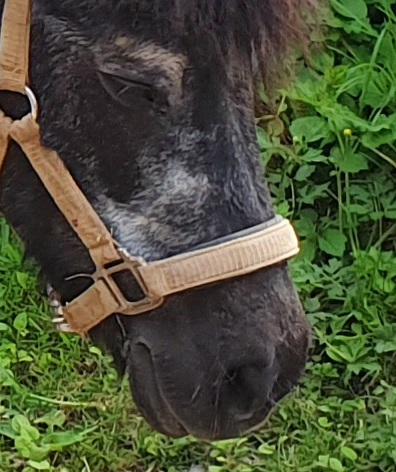
#> input picture A2-06___HorseDetail.jpg, 396 x 472 px
$ python A2-06___FFTInterpolatedZeroPadding.py
#> lines starting #> are read from the running program, lines starting #| are printed output that depends on the picture
# -*- coding: utf-8 -*-
"""
Part I Autumn Term
Lecture 2: Frequency domain analysis

Fast Fourier Transform - interpolated zero padding.

Last modified on Thu Sep 15 05:08:52 2022
@author: Dr Frederic Cegla, Amanda Lee
"""

###############################################################
# Import required functions, modules, packages, and libraries #
###############################################################
# Functions
from numpy import pi as pi, sin as sin                                          # Import NumPy constants and mathematical functions
from numpy.fft import fft as fft, ifft as ifft, fft2 as fft2, ifft2 as ifft2    # Import NumPy discrete Fourier transform functions

# Modules, packages, and libraries
import numpy as np                 # Import the fundamental package for scientific computing with Python
import matplotlib.image as mpimg   # Import the image module for basic image loading, rescaling and display operations
import matplotlib.pyplot as plt    # Import the state-based interface for interactive plots and simple cases of programmatic plot generation

##########################################################
# Step 1: Signal Processing (time and frequency domains) #
##########################################################
t = np.linspace(0, 1-(1/512), 512) # Create time vector
y = np.multiply( sin(2*pi*20*t), np.hanning(len(t)) ) # Create signal y (apply Hanning window to 20 Hz signal)

T = t[-1] # Define time period
Fs = (len(t)-1)/T # Define sampling frequency
FNy = Fs/2 # Define Nyquist frequency
F = np.linspace(0, Fs, len(t)) # Create frequency vector
Fy = fft(y) # Take FFT of signal y

fig = plt.figure("Figure 1: Original signal") # Create a new figure
fig.suptitle("Original signal", fontweight="bold") # Add a centered suptitle to the figure

plt.subplot(2, 1, 1) # Add an axes to the current figure (top plot)
plt.title("Time domain") # Set a title for the axes
plt.plot(t, y) # Plot y vs t
plt.xlim(0, 1) # Set the x limits of the current axes
plt.ylim(-1, 1) # Set the y limits of the current axes
plt.xlabel("Time / s") # Set the label for the x-axis
plt.ylabel("Amplitude / arb. unit") # Set the label for the y-axis

plt.subplot(2, 1, 2) # Add an axes to the current figure (bottom plot)
plt.title("Frequency domain") # Set a title for the axes
plt.plot(F, np.abs(Fy)) # Plot Fy vs F (magnitude)
plt.xlim(0, FNy) # Display up to Nyquist frequency
plt.ylim(bottom=0) # Set the y limits of the current axes
plt.xlabel("Frequency / Hz") # Set the label for the x-axis
plt.ylabel("Amplitude / arb. unit") # Set the label for the y-axis

plt.tight_layout() # Adjust subplots layout

#########################################################
# Step 2: Signal processing (interpolated zero padding) #
#########################################################
factor = 8
N = len(Fy)
df = 1
F2 = np.arange(0, ((factor*N)-1)*df + 1, df)
idx1 = int(N/2 + 1)
idx2 = int(-N/2)
Fy2 = np.zeros(N*factor, dtype="complex_")
Fy2[:idx1] = factor * Fy[:idx1]
Fy2[idx2:] = factor * Fy[idx2:]

F2_max = F2[-1]
T = (len(F2)-1)/F2_max
t2 = np.linspace(0, T, len(F2))
y2 = np.real( ifft(Fy2) )

fig = plt.figure("Figure 2: Interpolated zero padding in signal processing") # Create a new figure
fig.suptitle("Interpolated zero padding in signal processing", fontweight="bold") # Set a title for the axes

plt.subplot(2, 1, 1) # Add an axes to the current figure (top plot)
plt.title("Time domain") # Set a title for the axes
plt.plot(t, y, "+", label="Without interpolation") # Plot y vs t
plt.plot(t2, y2, label="With interpolation") # Plot y2 vs t2
plt.xlim(0, 1) # Set the x limits of the current axes
plt.ylim(-1, 1) # Set the y limits of the current axes
plt.xlabel("Time / s") # Set the label for the x-axis
plt.ylabel("Amplitude / arb. unit") # Set the label for the y-axis
plt.legend(loc="upper right") # Place a legend on the axes

plt.subplot(2, 1, 2) # Add an axes to the current figure (bottom plot)
plt.title("Frequency domain") # Set a title for the axes
plt.plot(F, np.abs(Fy), "+", label="Without interpolation") # Plot Fy vs F (magnitude)
plt.plot(F2, np.abs(Fy2), label="With interpolation") # Plot Fy2 vs F2 (magnitude)
plt.xlim(0, FNy) # Display up to Nyquist frequency
plt.ylim(bottom=0) # Set the y limits of the current axes
plt.xlabel("Frequency / Hz") # Set the label for the x-axis
plt.ylabel("Amplitude / arb. unit") # Set the label for the y-axis
plt.legend(loc="upper right") # Place a legend on the axes

plt.tight_layout() # Adjust subplots layout

###############################################
# Step 3: Image processing (RGB to grayscale) #
###############################################
horse = mpimg.imread("A2-06___HorseDetail.jpg")[:256, :256, :] # Read image
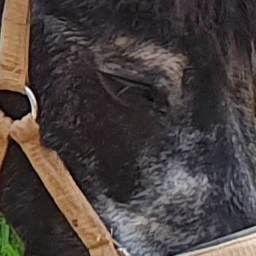
#> horse: shape (256, 256, 3); mean R, G, B 73.9, 65.6, 63.3

R, G, B = horse[:,:,0], horse[:,:,1], horse[:,:,2] # Extract RGB colour of image
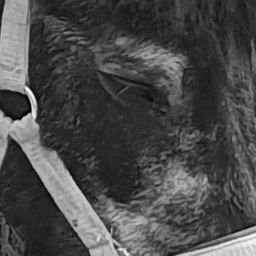
#> R: shape (256, 256); min 1, max 255, mean 73.9
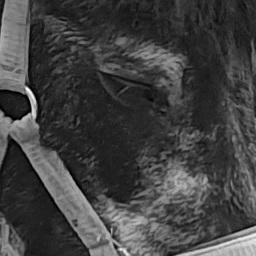
#> G: shape (256, 256); min 0, max 253, mean 65.6
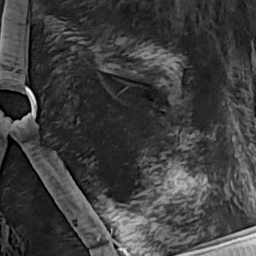
#> B: shape (256, 256); min 0, max 252, mean 63.3
horseG = 0.2989 * R + 0.5870 * G + 0.1140 * B # Adjust RGB colour of image to grayscale

fig = plt.figure("Figure 3: Original image") # Create a new figure
fig.suptitle("Original image", fontweight="bold") # Set a title for the axes

plt.subplot(1, 2, 1) # Add an axes to the current figure (left plot)
plt.title("RGB") # Set a title for the axes
plt.imshow(horse) # Display data as an image

plt.subplot(1, 2, 2) # Add an axes to the current figure (right plot)
plt.title("Grayscale") # Set a title for the axes
plt.imshow(horseG) # Display data as an image

plt.subplots_adjust(wspace=0.5) # Adjust subplots layout
fig.canvas.manager.window.showMaximized() # Show maximised figure window

########################################################
# Step 4: Image processing (interpolated zero padding) #
########################################################
factor = 8
N_im = len(horseG)
#> N_im = 256
horseG_big = np.zeros( (N_im*factor, N_im*factor) )
for i in range(N_im):
    for j in range(N_im):
        for a in range(8):
            for b in range(8):
                horseG_big[(i*factor)+a, (j*factor)+b] = horseG[i, j]

Fy_im = fft2(horseG)
idx1 = int(N_im/2 + 1)
#> idx1 = 129
idx2 = int(-N_im/2)
#> idx2 = -128
Fy2_im = np.zeros( (N_im*factor, N_im*factor), dtype="complex_" )
Fy2_im[:idx1, :idx1] = (factor**2) * Fy_im[:idx1, :idx1]
Fy2_im[:idx1, idx2:] = (factor**2) * Fy_im[:idx1, idx2:]
Fy2_im[idx2:, :idx1] = (factor**2) * Fy_im[idx2:, :idx1]
Fy2_im[idx2:, idx2:] = (factor**2) * Fy_im[idx2:, idx2:]
horseG_new = np.real( ifft2(Fy2_im) )

fig = plt.figure("Figure 4: Interpolated zero padding in image processing") # Create a new figure
fig.suptitle("Interpolated zero padding in image processing", fontweight="bold") # Set a title for the axes

plt.subplot(1, 2, 1) # Add an axes to the current figure (left plot)
plt.title("Without interpolation") # Set a title for the axes
plt.imshow(horseG_big) # Display data as an image

plt.subplot(1, 2, 2) # Add an axes to the current figure (right plot)
plt.title("With interpolation") # Set a title for the axes
plt.imshow(horseG_new) # Display data as an image

plt.subplots_adjust(wspace=0.5) # Adjust subplots layout
fig.canvas.manager.window.showMaximized() # Show maximised figure window
plt.show() # Display all open figures
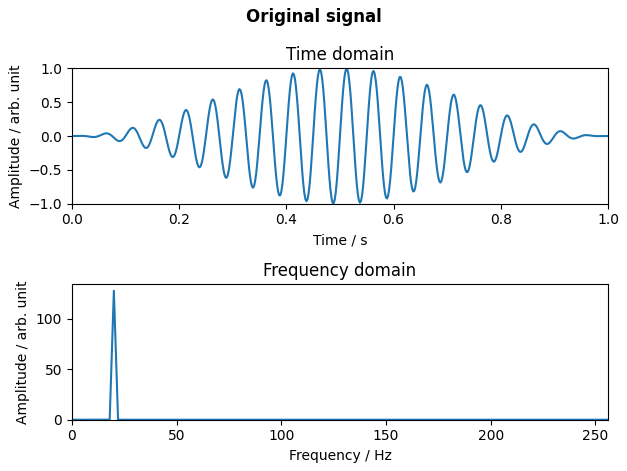
#> figure drawn by matplotlib, 2 panels; panel 1: curve peaks at x = 0.512, y = 0.994; panel 2: curve peaks at x = 20.04, y = 127.7
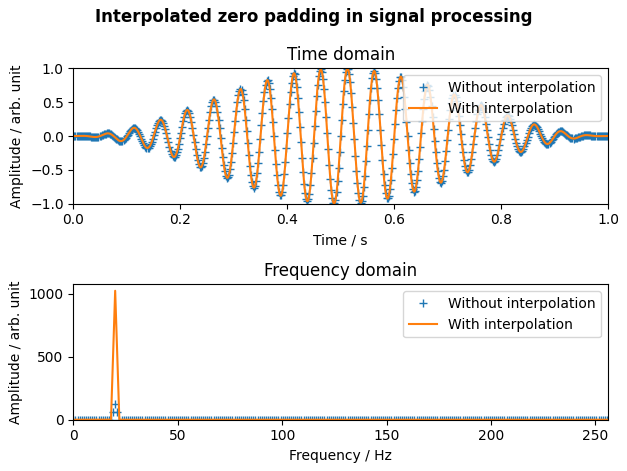
#> figure drawn by matplotlib, 2 panels; panel 1: curve peaks at x = 0.512, y = 0.994; panel 1: curve peaks at x = 0.513, y = 0.998; panel 2: curve peaks at x = 20.04, y = 127.7; panel 2: curve peaks at x = 20, y = 1022
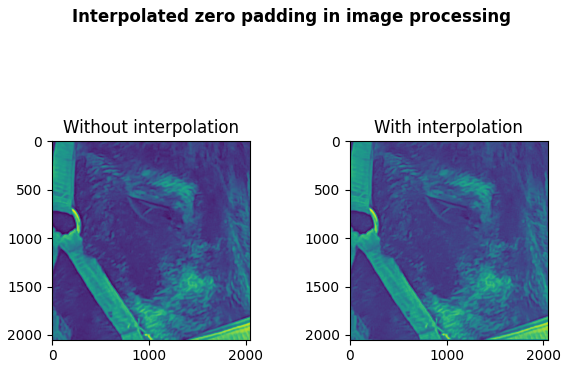
#> figure drawn by matplotlib, 2 panels
